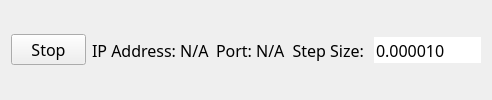
   <widget class="QWidget" name="">
    <layout class="QHBoxLayout" name="horizontalLayout_8">
     <item>
      <widget class="QPushButton" name="stop_button">
       <property name="maximumSize">
        <size>
         <width>75</width>
         <height>16777215</height>
        </size>
       </property>
       <property name="font">
        <font>
         <family>Calibri Light</family>
         <pointsize>12</pointsize>
        </font>
       </property>
       <property name="styleSheet">
        <string notr="true"/>
       </property>
       <property name="text">
        <string>Stop</string>
       </property>
       <property name="checkable">
        <bool>true</bool>
       </property>
      </widget>
     </item>
     <item>
      <layout class="QHBoxLayout" name="horizontalLayout">
       <item>
        <widget class="QLabel" name="ip_label">
         <property name="maximumSize">
          <size>
           <width>16777215</width>
           <height>16777215</height>
          </size>
         </property>
         <property name="font">
          <font>
           <family>Calibri Light</family>
           <pointsize>12</pointsize>
          </font>
         </property>
         <property name="styleSheet">
          <string notr="true"/>
         </property>
         <property name="text">
          <string>IP Address: N/A</string>
         </property>
        </widget>
       </item>
       <item>
        <widget class="QLabel" name="port_label">
         <property name="font">
          <font>
           <family>Calibri Light</family>
           <pointsize>12</pointsize>
          </font>
         </property>
         <property name="styleSheet">
          <string notr="true"/>
         </property>
         <property name="text">
          <string>Port: N/A</string>
         </property>
        </widget>
       </item>
      </layout>
     </item>
     <item>
      <layout class="QHBoxLayout" name="horizontalLayout_2">
       <item>
        <widget class="QLabel" name="step_size_labl">
         <property name="font">
          <font>
           <family>Calibri Light</family>
           <pointsize>12</pointsize>
          </font>
         </property>
         <property name="styleSheet">
          <string notr="true"/>
         </property>
         <property name="text">
          <string>Step Size: </string>
         </property>
         <property name="alignment">
          <set>Qt::AlignRight|Qt::AlignTrailing|Qt::AlignVCenter</set>
         </property>
        </widget>
       </item>
       <item>
        <widget class="QDoubleSpinBox" name="step_size">
         <property name="font">
          <font>
           <family>Calibri Light</family>
           <pointsize>12</pointsize>
          </font>
         </property>
         <property name="styleSheet">
          <string notr="true"/>
         </property>
         <property name="frame">
          <bool>false</bool>
         </property>
         <property name="buttonSymbols">
          <enum>QAbstractSpinBox::NoButtons</enum>
         </property>
         <property name="accelerated">
          <bool>false</bool>
         </property>
         <property name="correctionMode">
          <enum>QAbstractSpinBox::CorrectToNearestValue</enum>
         </property>
         <property name="keyboardTracking">
          <bool>false</bool>
         </property>
         <property name="decimals">
          <number>6</number>
         </property>
         <property name="minimum">
          <double>-1000.000000000000000</double>
         </property>
         <property name="maximum">
          <double>1000.000000000000000</double>
         </property>
         <property name="singleStep">
          <double>0.000001000000000</double>
         </property>
         <property name="value">
          <double>0.000010000000000</double>
         </property>
        </widget>
       </item>
      </layout>
     </item>
    </layout>
   </widget>
